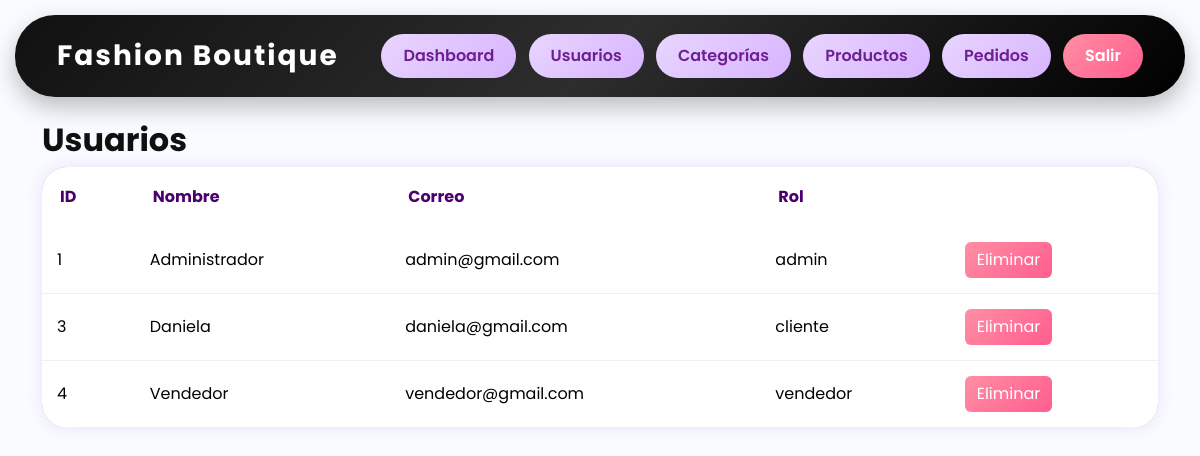
Page /admin/usuarios (signed in) on the committed database.
### app/models/user.py (models this page shows, shortened)
class User(UserMixin, db.Model):
    __tablename__ = "users"
    id = db.Column(db.Integer, primary_key=True)
    nombre = db.Column(db.String(100), nullable=False)
    correo = db.Column(
        db.String(120),
        unique=True,
        nullable=False
    )
    password = db.Column(
        db.String(255),
        nullable=False
    )
    rol = db.Column(
        db.String(20),
        default="cliente"
    )

### app/admin/routes.py (the view)
@admin_bp.route("/usuarios")
@login_required
@admin_required
def usuarios():
    usuarios = User.query.all()
    return render_template(
        "usuarios.html",
        usuarios=usuarios
    )

### app/__init__.py (called while the page is built)
def create_app():
    app = Flask(__name__)
    app.config.from_object(Config)
    db.init_app(app)
    login_manager.init_app(app)
    login_manager.login_view = "auth.login"
    migrate.init_app(app, db)
    from .auth.routes import auth_bp
    from .admin.routes import admin_bp
    from .admin.routes import vendedor_bp
    from .tienda.routes import tienda_bp
    app.register_blueprint(auth_bp)
    app.register_blueprint(admin_bp)
    app.register_blueprint(vendedor_bp)
    app.register_blueprint(tienda_bp)
    @login_manager.user_loader
    def load_user(user_id):
        return User.query.get(int(user_id))
    return app

### app/admin/utils.py (called while the page is built)
def admin_required(f):
    @wraps(f)
    def decorated(*args, **kwargs):
        if current_user.rol != "admin":
            abort(403)
        return f(*args, **kwargs)
    return decorated

### app/templates/usuarios.html
{% extends 'base.html' %}
{% block content %}
<h2>Usuarios</h2>
<table class="table">
<tr>
<th>ID</th>
<th>Nombre</th>
<th>Correo</th>
<th>Rol</th>
<th></th>
</tr>
{% for u in usuarios %}
<tr>
<td>{{ u.id }}</td>
<td>{{ u.nombre }}</td>
<td>{{ u.correo }}</td>
<td>{{ u.rol }}</td>
<td>
<a
href="/admin/eliminar-usuario/{{ u.id }}"
class="btn btn-danger">
Eliminar
</a>
</td>
</tr>
{% endfor %}
</table>
{% endblock %}

### app/static/css/style.css (style rules this page uses)
body { background:#f8fbff; font-family:'Segoe UI',sans-serif; margin:0; padding:0; }
.btn-danger { background:linear-gradient( 135deg, #ff8fa3, #ff5d8f ); border:none; }
.table { background:rgb(173, 159, 175); border-radius:25px; overflow:hidden; box-shadow: 0 0 15px rgba(168,85,247,.15); }
.table th { color:#4b006e; font-size:16px; font-weight:700; border:none !important; padding:18px; }
.table td { vertical-align:middle; padding:15px; border-color:#f0f0f0; }
h2 { font-weight:bold; color:#101011; }
body { font-family:'Poppins',sans-serif; background:#f8fbff; }
.btn { transition:.3s; }

### rows in the picture
User: id "1", nombre "Administrador", correo "admin@gmail.com", rol "admin"
User: id "3", nombre "Daniela", correo "daniela@gmail.com", rol "cliente"
User: id "4", nombre "Vendedor", correo "vendedor@gmail.com", rol "vendedor"
